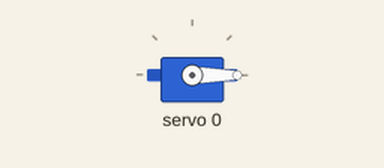
This sketch was run on a simulated Arduino Uno, built with avr-gcc and run on an emulated ATmega328P. Shown: servo. What the sketch prints to the serial monitor is not drawn.

Above: at 0.05 s.
At 1.4 s:
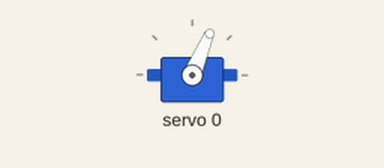
At 2.8 s:
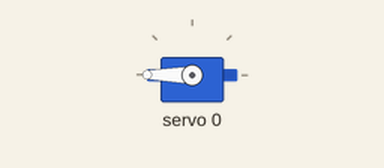
At 5.55 s:
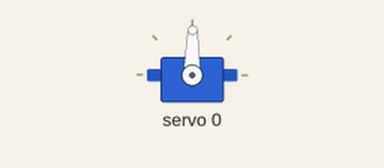
Timing chart, 0 to 7.3 s (numbered marks = the images above):
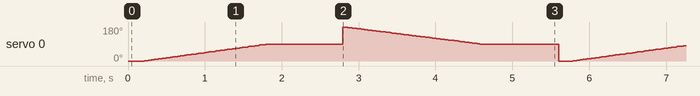

The sketch:

servo-test-freq.ino
```cpp
#include <Wire.h>
#include <Adafruit_PWMServoDriver.h>
Adafruit_PWMServoDriver pwm = Adafruit_PWMServoDriver();
#define SERVOMIN  80 // This is the 'minimum' pulse length count (out of 4096)
#define SERVOMAX  505 // This is the 'maximum' pulse length count (out of 4096)
#define USMIN  600 // This is the rounded 'minimum' microsecond length based on the minimum pulse of 150
#define USMAX  2400 // This is the rounded 'maximum' microsecond length based on the maximum pulse of 600
#define SERVO_FREQ 50 // Analog servos run at ~50 Hz updates
uint8_t servonum = 0;

void setup() {
  Serial.begin(9600);
  Serial.println("8 channel Servo test!");
  pwm.begin();
  pwm.setOscillatorFrequency(27000000);
  pwm.setPWMFreq(SERVO_FREQ);  // Analog servos run at ~50 Hz updates
  delay(10);
}

void loop() {
  for (uint16_t pulselen = 0; pulselen < 360; pulselen++) {
    int pulso = map(pulselen, 0 , 360 , 80, 300) ;
    Serial.println(pulso);
    pwm.setPWM(0, 0, pulso);
  }
  delay(1000);
  for (uint16_t pulselen = 360; pulselen > 0; pulselen--) {
    int pulso = map(pulselen, 0 , 360 , 300, 500) ;
    Serial.println(pulso);
    pwm.setPWM(0, 0, pulso);
  }
  delay(1000);
}
```
